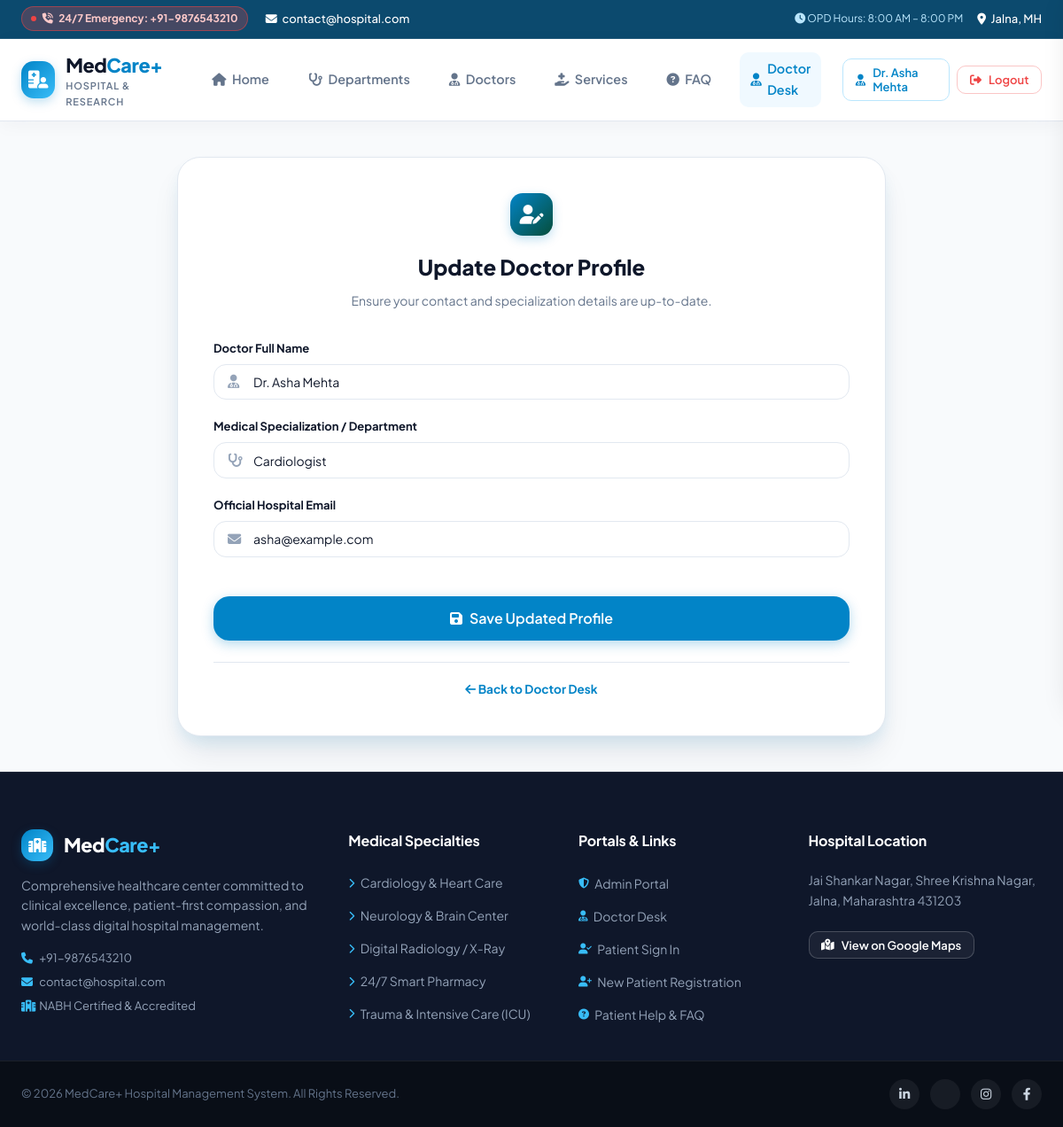
Page /doctor/update_profile (signed in) on the committed database.
### tables this page shows
CREATE TABLE doctors (
    id INTEGER PRIMARY KEY AUTOINCREMENT,
    name TEXT,
    specialization TEXT,
    experience INTEGER,
    mobile TEXT,
    email TEXT UNIQUE,
    password TEXT
);

### app.py (the view, shortened to what this page needs)
@app.route('/doctor/update_profile', methods=['GET', 'POST'])
def update_doctor_profile():
    if 'doctor_id' not in session:
        return redirect(url_for('login_doctor'))
    conn = get_db_connection()
    doctor = conn.execute("SELECT * FROM doctors WHERE id=?", (session['doctor_id'],)).fetchone()
    conn.close()
    return render_template('doctor/update_profile.html', doctor=doctor)

### app.py (called while the page is built)
def get_db_connection():
    conn = sqlite3.connect(DB_PATH, timeout=20.0)
    conn.row_factory = sqlite3.Row
    return conn

def expire_old_appointments():
    now = datetime.now()
    current_date = now.strftime("%Y-%m-%d")
    current_time = now.strftime("%H:%M")
    conn = get_db_connection()
    conn.execute("""
        UPDATE appointments
        SET status = 'Expired'
        WHERE LOWER(status) = 'scheduled'
          AND (
                appointment_date < ?
                OR (appointment_date = ? AND appointment_time < ?)
              )
    """, (current_date, current_date, current_time))
    conn.commit()
    conn.close()

@app.before_request
def before_request():
    expire_old_appointments()

### templates/doctor/update_profile.html (shortened to what this page needs)
{% extends "layout.html" %}
{% block content %}
<div class="auth-wrapper">
  <div class="auth-container" style="max-width: 800px; grid-template-columns: 1fr;">
    <div class="auth-main" style="padding: 2.5rem;">
      <div class="auth-header" style="text-align: center; margin-bottom: 2rem;">
        <div class="brand-icon" style="margin: 0 auto 1rem; width: 48px; height: 48px; font-size: 1.35rem; background: linear-gradient(135deg, #0284c7, #064e3b);">
          <i class="fa fa-user-pen"></i>
        </div>
        <h1 class="auth-title">Update Doctor Profile</h1>
        <p class="auth-subtitle">Ensure your contact and specialization details are up-to-date.</p>
      </div>
      <form method="POST">
        <div class="form-group">
          <label class="form-label" for="name">Doctor Full Name</label>
          <div class="input-icon-wrapper">
            <input type="text" id="name" name="name" class="form-control" value="{{ doctor['name'] }}" required>
          </div>
        </div>
        <div class="form-group">
          <label class="form-label" for="specialization">Medical Specialization / Department</label>
          <div class="input-icon-wrapper">
            <input type="text" id="specialization" name="specialization" class="form-control" value="{{ doctor['specialization'] }}" required>
          </div>
        </div>
        <div class="form-group">
          <label class="form-label" for="email">Official Hospital Email</label>
          <div class="input-icon-wrapper">
            <input type="email" id="email" name="email" class="form-control" value="{{ doctor['email'] }}" required>
          </div>
        </div>
        <button type="submit" class="btn btn-primary btn-block btn-lg" style="margin-top: 1.5rem;">
          <i class="fa fa-floppy-disk"></i> Save Updated Profile
        </button>
      </form>
      <div style="margin-top: 1.5rem; text-align: center; border-top: 1px solid var(--border); padding-top: 1rem;">
        <a href="{{ url_for('doctor_dashboard') }}" style="font-size: 0.85rem; color: var(--primary); font-weight: 700;">
          <i class="fa fa-arrow-left"></i> Back to Doctor Desk
        </a>
      </div>
    </div>
  </div>
</div>
{% endblock %}

### templates/layout.html (shortened to what this page needs)
<!DOCTYPE html>
<html lang="en">
<head>
  <link rel="stylesheet" href="https://cdnjs.cloudflare.com/ajax/libs/font-awesome/6.4.0/css/all.min.css">
  <link rel="stylesheet" href="{{ url_for('static', filename='css/style.css') }}">
</head>
<body>
  <div class="top-bar">
    <div class="top-bar-inner">
      <div style="display: flex; align-items: center; gap: 1.25rem; flex-wrap: wrap;">
        <span class="emergency-badge"><i class="fa fa-phone-volume"></i> 24/7 Emergency: +91-9876543210</span>
        <a href="mailto:contact@hospital.com?subject=Inquiry"><i class="fa fa-envelope"></i> contact@hospital.com</a>
      </div>
      <div style="display: flex; align-items: center; gap: 1rem;">
        <span style="font-size: 0.75rem; color: #bae6fd;"><i class="fa fa-clock"></i> OPD Hours: 8:00 AM – 8:00 PM</span>
        <a href="https://www.google.com/maps/place/Warkad+Hospital/@19.8587013,75.8884777,17z" target="_blank">
          <i class="fa fa-location-dot"></i> Jalna, MH
        </a>
      </div>
    </div>
  </div>
  <header class="site-header">
    <div class="navbar-container">
      <a href="{{ url_for('index') }}" class="brand-logo">
        <div class="brand-icon">
          <i class="fa fa-hospital-user"></i>
        </div>
        <div>
          <div class="brand-title">Med<span>Care+</span></div>
          <span class="brand-subtitle">Hospital & Research</span>
        </div>
      </a>
      <ul class="nav-links">
        <li><a href="{{ url_for('index') }}" class="nav-link {% if request.endpoint == 'index' %}active{% endif %}"><i class="fa fa-house"></i> Home</a></li>
        <li><a href="{{ url_for('index') }}#departments" class="nav-link"><i class="fa fa-stethoscope"></i> Departments</a></li>
        <li><a href="{{ url_for('index') }}#doctors" class="nav-link"><i class="fa fa-user-doctor"></i> Doctors</a></li>
        <li><a href="{{ url_for('index') }}#services" class="nav-link"><i class="fa fa-hand-holding-medical"></i> Services</a></li>
        <li><a href="{{ url_for('index') }}#faq" class="nav-link"><i class="fa fa-circle-question"></i> FAQ</a></li>
        {% if session.get('admin') %}
          <li><a href="{{ url_for('admin_dashboard') }}" class="nav-link {% if request.endpoint and 'admin' in request.endpoint %}active{% endif %}"><i class="fa fa-shield-halved"></i> Admin Hub</a></li>
        {% elif session.get('doctor_id') or session.get('doctor') %}
          <li><a href="{{ url_for('doctor_dashboard') }}" class="nav-link {% if request.endpoint and 'doctor' in request.endpoint %}active{% endif %}"><i class="fa fa-user-doctor"></i> Doctor Desk</a></li>
        {% elif session.get('patient') or session.get('user_id') %}
          <li><a href="{{ url_for('patient_dashboard') }}" class="nav-link {% if request.endpoint and 'patient' in request.endpoint %}active{% endif %}"><i class="fa fa-bed-pulse"></i> Patient Portal</a></li>
        {% endif %}
      </ul>
      <div class="nav-actions">
        {% if session.get('admin') %}
          <div style="display: flex; align-items: center; gap: 0.5rem;">
            <a href="{{ url_for('admin_dashboard') }}" class="btn btn-outline-primary btn-sm"><i class="fa fa-shield-halved"></i> Admin Hub</a>
            <a href="{{ url_for('logout_admin') }}" class="btn btn-danger-outline btn-sm"><i class="fa fa-right-from-bracket"></i> Logout</a>
          </div>
        {% elif session.get('doctor_id') or session.get('doctor') %}
          <div style="display: flex; align-items: center; gap: 0.5rem;">
            <a href="{{ url_for('doctor_dashboard') }}" class="btn btn-outline-primary btn-sm" title="Doctor Desk">
              <i class="fa fa-user-doctor"></i> {% if session.get('doctor_name', '').startswith('Dr.') or session.get('doctor_name', '').startswith('Dr ') %}{{ session.get('doctor_name') }}{% else %}Dr. {{ session.get('doctor_name', 'Doctor') }}{% endif %}
            </a>
            <a href="{{ url_for('logout_doctor') }}" class="btn btn-danger-outline btn-sm" title="Log Out">
              <i class="fa fa-right-from-bracket"></i> Logout
            </a>
          </div>
        {% else %}
          <a href="{{ url_for('login_patient') }}" class="btn btn-outline btn-sm"><i class="fa fa-lock"></i> Sign In</a>
          <a href="{{ url_for('register_patient') }}" class="btn btn-primary btn-sm"><i class="fa fa-user-plus"></i> Register</a>
        {% endif %}
      </div>
    </div>
  </header>
  <main class="page-wrapper">
    {% block content %}{% endblock %}
  </main>
  <footer class="site-footer">
    <div class="footer-top">
      <div class="footer-col">
        <div class="brand-logo" style="color: #ffffff; margin-bottom: 1rem;">
          <div class="brand-icon" style="width: 36px; height: 36px; font-size: 1rem;">
            <i class="fa fa-hospital"></i>
          </div>
          <div>
            <div class="brand-title" style="color: #ffffff;">Med<span style="color: #38bdf8;">Care+</span></div>
          </div>
        </div>
        <p>Comprehensive healthcare center committed to clinical excellence, patient-first compassion, and world-class digital hospital management.</p>
        <div style="font-size: 0.8125rem; color: #94a3b8; display: flex; flex-direction: column; gap: 0.35rem;">
          <span><i class="fa fa-phone" style="color: #38bdf8; width: 18px;"></i> +91-9876543210</span>
          <span><i class="fa fa-envelope" style="color: #38bdf8; width: 18px;"></i> contact@hospital.com</span>
          <span><i class="fa fa-hospital" style="color: #38bdf8; width: 18px;"></i> NABH Certified & Accredited</span>
        </div>
      </div>
      <div class="footer-col">
        <h4>Medical Specialties</h4>
        <ul class="footer-links">
          <li><a href="#departments"><i class="fa fa-chevron-right" style="font-size: 0.7rem; color: #38bdf8;"></i> Cardiology & Heart Care</a></li>
          <li><a href="#departments"><i class="fa fa-chevron-right" style="font-size: 0.7rem; color: #38bdf8;"></i> Neurology & Brain Center</a></li>
          <li><a href="#departments"><i class="fa fa-chevron-right" style="font-size: 0.7rem; color: #38bdf8;"></i> Digital Radiology / X-Ray</a></li>
          <li><a href="#departments"><i class="fa fa-chevron-right" style="font-size: 0.7rem; color: #38bdf8;"></i> 24/7 Smart Pharmacy</a></li>
          <li><a href="#departments"><i class="fa fa-chevron-right" style="font-size: 0.7rem; color: #38bdf8;"></i> Trauma & Intensive Care (ICU)</a></li>
        </ul>
      </div>
      <div class="footer-col">
        <h4>Portals & Links</h4>
        <ul class="footer-links">
          <li><a href="{{ url_for('login_admin') }}"><i class="fa fa-shield-halved" style="font-size: 0.75rem; color: #38bdf8;"></i> Admin Portal</a></li>
          <li><a href="{{ url_for('login_doctor') }}"><i class="fa fa-user-doctor" style="font-size: 0.75rem; color: #38bdf8;"></i> Doctor Desk</a></li>
          <li><a href="{{ url_for('login_patient') }}"><i class="fa fa-user-check" style="font-size: 0.75rem; color: #38bdf8;"></i> Patient Sign In</a></li>
          <li><a href="{{ url_for('register_patient') }}"><i class="fa fa-user-plus" style="font-size: 0.75rem; color: #38bdf8;"></i> New Patient Registration</a></li>
          <li><a href="#faq"><i class="fa fa-circle-question" style="font-size: 0.75rem; color: #38bdf8;"></i> Patient Help & FAQ</a></li>
        </ul>
      </div>
      <div class="footer-col">
        <h4>Hospital Location</h4>
        <p>Jai Shankar Nagar, Shree Krishna Nagar, Jalna, Maharashtra 431203</p>
        <a href="https://www.google.com/maps/place/Warkad+Hospital/@19.8587013,75.8884777,17z" target="_blank" class="btn btn-outline btn-sm" style="color: #ffffff; border-color: rgba(255,255,255,0.2); background: rgba(255,255,255,0.05); margin-top: 0.5rem;">
          <i class="fa fa-map-location-dot"></i> View on Google Maps
        </a>
      </div>
    </div>
    <div class="footer-bottom">
      <div class="footer-bottom-inner">
        <div>
          &copy; 2026 MedCare+ Hospital Management System. All Rights Reserved.
        </div>
        <div class="social-links">
          <a href="https://www.linkedin.com/in/shubham-mhaske-753a53269/" target="_blank" class="social-icon" title="LinkedIn"><i class="fab fa-linkedin-in"></i></a>
          <a href="https://x.com/Shubham97033057" target="_blank" class="social-icon" title="Twitter / X"></a>
          <a href="https://www.instagram.com/its_sbm_1010/" target="_blank" class="social-icon" title="Instagram"><i class="fab fa-instagram"></i></a>
          <a href="https://www.facebook.com/shubham.mhaske.334491" target="_blank" class="social-icon" title="Facebook"><i class="fab fa-facebook-f"></i></a>
        </div>
      </div>
    </div>
  </footer>
</body>
</html>

### rows in the picture
doctors: get "Dr. Asha Mehta", name "Dr. Asha Mehta", specialization "Cardiologist", email "asha@example.com"
